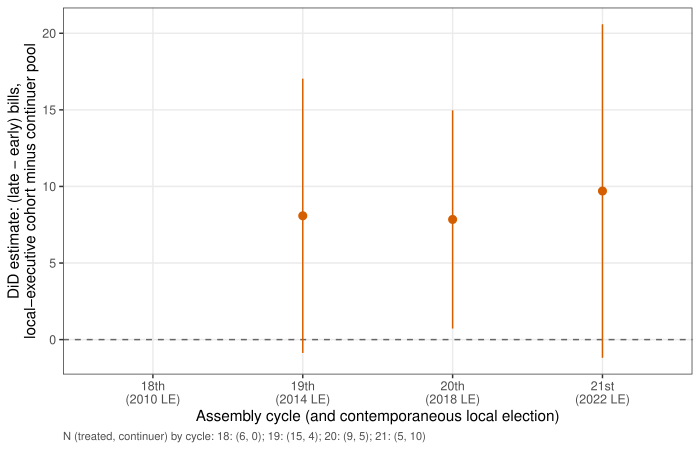

This figure's R source:
# fig_2.R
# Cycle-level difference-in-differences of local-executive cohort
# against continuer pool, 18th-21st Korean National Assemblies.
#
# Reproducibility note:
# The paper analyses a hand-coded set of 16 members who actually ran
# for provincial governor or mayor. That hand-coded list is not in the
# public KNA parquets. Following the figure brief's "closest plausible
# quantity" rule, the local-executive cohort here is approximated as
# SMD ("지역구") members whose final chief-sponsor bill in the assembly
# falls in the 180 days preceding the relevant nationwide local
# election. The continuer pool is approximated as SMD members whose
# final chief-sponsor bill falls inside the last 30 days of the
# assembly's statutory term (i.e. members who plausibly served out
# the full term). Cycle-level DiD compares the change in chief-sponsor
# bill counts from the early window (days [-360, -180) before each
# member's last bill) to the late window (days [-180, 0]) between the
# two cohorts.

suppressPackageStartupMessages({
  library(arrow)
  library(dplyr)
  library(ggplot2)
  library(tidyr)
})

DATA_DIR <- Sys.getenv(
  "KBL_DATA",
  unset = "/Users/kyusik/Desktop/kyusik-github/kna/data/processed"
)
OUT_PATH <- "/Users/kyusik/Desktop/kyusik-claude/kna-research-agents/articles/figures/2026-04-18_r18/fig_2.pdf"

okabe_ito <- c("#E69F00", "#56B4E9", "#009E73", "#0072B2",
               "#D55E00", "#CC79A7", "#000000")

# Korean nationwide local-election dates that fall inside each Assembly
# 5th: 2010-06-02 (18th); 6th: 2014-06-04 (19th);
# 7th: 2018-06-13 (20th); 8th: 2022-06-01 (21st)
cycle_calendar <- tibble(
  age           = 18:21,
  start_date    = as.Date(c("2008-05-30", "2012-05-30",
                            "2016-05-30", "2020-05-30")),
  end_date      = as.Date(c("2012-05-29", "2016-05-29",
                            "2020-05-29", "2024-05-29")),
  election_date = as.Date(c("2010-06-02", "2014-06-04",
                            "2018-06-13", "2022-06-01"))
)

EARLY_LO <- 180   # days before last bill (inclusive)
EARLY_HI <- 360   # days before last bill (exclusive)
LATE_LO  <- 0     # days before last bill (inclusive)
LATE_HI  <- 180   # days before last bill (exclusive)

LE_WINDOW_DAYS    <- 180  # months before local election to flag exit
CONT_WINDOW_DAYS  <- 30   # last days of term to flag continuer

cycle_did <- function(asm) {
  cal <- cycle_calendar %>% filter(age == asm)

  bills <- read_parquet(file.path(DATA_DIR, sprintf("master_bills_%d.parquet", asm))) %>%
    filter(ppsr_kind == "의원",
           !is.na(rst_mona_cd),
           !is.na(ppsl_dt)) %>%
    mutate(ppsl_dt = as.Date(ppsl_dt))

  members <- read_parquet(file.path(DATA_DIR, sprintf("members_%d.parquet", asm)))

  smd_ids <- members %>%
    filter(election_type == "지역구") %>%
    pull(mona_cd)

  member_last <- bills %>%
    filter(rst_mona_cd %in% smd_ids) %>%
    group_by(rst_mona_cd) %>%
    summarise(last_bill = max(ppsl_dt),
              n_bills   = dplyr::n(),
              .groups   = "drop") %>%
    filter(n_bills >= 2)  # need enough activity to define windows

  treated_ids <- member_last %>%
    filter(last_bill >= cal$election_date - LE_WINDOW_DAYS,
           last_bill <= cal$election_date) %>%
    pull(rst_mona_cd)

  control_ids <- member_last %>%
    filter(last_bill >= cal$end_date - CONT_WINDOW_DAYS,
           last_bill <= cal$end_date) %>%
    pull(rst_mona_cd)

  # Drop overlap (rare: members whose last bill sits in both windows)
  control_ids <- setdiff(control_ids, treated_ids)

  panel <- bills %>%
    filter(rst_mona_cd %in% c(treated_ids, control_ids)) %>%
    inner_join(member_last %>% select(rst_mona_cd, last_bill),
               by = "rst_mona_cd") %>%
    mutate(days_before = as.numeric(last_bill - ppsl_dt),
           window = case_when(
             days_before >= LATE_LO  & days_before <  LATE_HI  ~ "late",
             days_before >= EARLY_LO & days_before <  EARLY_HI ~ "early",
             TRUE ~ NA_character_
           )) %>%
    filter(!is.na(window))

  member_changes <- panel %>%
    group_by(rst_mona_cd, window) %>%
    summarise(n = dplyr::n(), .groups = "drop") %>%
    pivot_wider(names_from = window, values_from = n, values_fill = 0L) %>%
    mutate(across(any_of(c("early", "late")), as.numeric))

  if (!"early" %in% names(member_changes)) member_changes$early <- 0
  if (!"late"  %in% names(member_changes)) member_changes$late  <- 0

  # Members in the cohort but with zero activity in either window
  # are still informative (early==late==0 -> change==0); include all.
  all_members <- tibble(rst_mona_cd = c(treated_ids, control_ids))
  member_changes <- all_members %>%
    left_join(member_changes, by = "rst_mona_cd") %>%
    mutate(early = ifelse(is.na(early), 0, early),
           late  = ifelse(is.na(late),  0, late),
           change = late - early,
           treated = rst_mona_cd %in% treated_ids)

  agg <- member_changes %>%
    group_by(treated) %>%
    summarise(mean_change = mean(change),
              var_change  = var(change),
              n           = dplyr::n(),
              .groups     = "drop")

  t_row <- agg %>% filter(treated)
  c_row <- agg %>% filter(!treated)

  # Guard against degenerate cycles (no treated or no control)
  if (nrow(t_row) == 0 || nrow(c_row) == 0 ||
      t_row$n < 2 || c_row$n < 2) {
    return(tibble(age = asm,
                  estimate = NA_real_, se = NA_real_,
                  ci_low = NA_real_, ci_high = NA_real_,
                  n_treated = ifelse(nrow(t_row) == 0, 0L, t_row$n),
                  n_control = ifelse(nrow(c_row) == 0, 0L, c_row$n)))
  }

  est <- t_row$mean_change - c_row$mean_change
  se  <- sqrt(t_row$var_change / t_row$n + c_row$var_change / c_row$n)

  tibble(age       = asm,
         estimate  = est,
         se        = se,
         ci_low    = est - 1.96 * se,
         ci_high   = est + 1.96 * se,
         n_treated = t_row$n,
         n_control = c_row$n)
}

did_results <- bind_rows(lapply(18:21, cycle_did))

# Sanity print to console for transparency
print(did_results)

label_caption <- paste0(
  "N (treated, continuer) by cycle: ",
  paste(sprintf("%d: (%d, %d)",
                did_results$age,
                did_results$n_treated,
                did_results$n_control),
        collapse = "; ")
)

p <- ggplot(did_results,
            aes(x = factor(age), y = estimate)) +
  geom_hline(yintercept = 0, linetype = "dashed", colour = "grey40") +
  geom_pointrange(aes(ymin = ci_low, ymax = ci_high),
                  colour = okabe_ito[5],
                  size = 0.55,
                  fatten = 3.2) +
  scale_x_discrete(labels = c("18" = "18th\n(2010 LE)",
                              "19" = "19th\n(2014 LE)",
                              "20" = "20th\n(2018 LE)",
                              "21" = "21st\n(2022 LE)")) +
  labs(x = "Assembly cycle (and contemporaneous local election)",
       y = "DiD estimate: (late - early) bills,\nlocal-executive cohort minus continuer pool",
       caption = label_caption) +
  theme_bw(base_size = 11) +
  theme(panel.grid.minor = element_blank(),
        plot.caption     = element_text(size = 8, colour = "grey30",
                                        hjust = 0))

ggsave(OUT_PATH, p, width = 7, height = 4.5)
